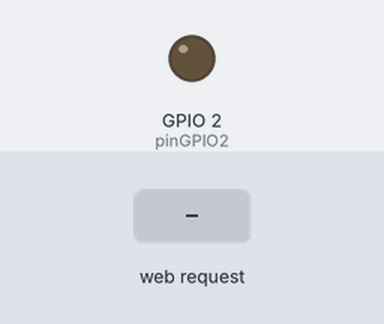
A sketch run on a simulated ESP8266 (NodeMCU). Shown: output pins drawn as LEDs (lit = HIGH). Inputs (shaded band) come from the test bench. WiFi joins after 1.5 s; servers stay silent unless stated; what the sketch prints to the serial monitor is not drawn.

Above: at 2.7 s.
2.8 s: HTTP request GET /DOOR=OPEN received
At 3.8 s:
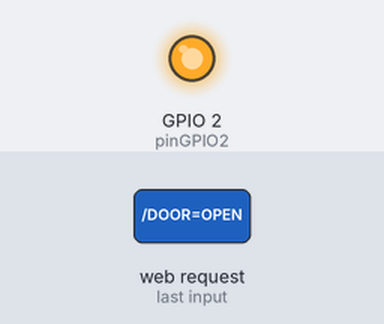
4.3 s: HTTP request GET /DOOR=CLOSE received
At 4.9 s:
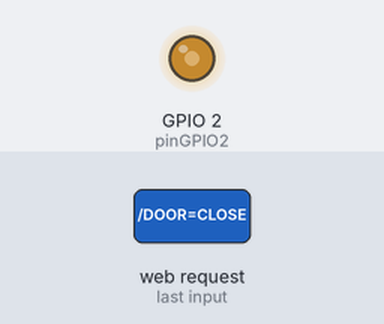
5.8 s: HTTP request GET /DOOR=OPEN received
At 6.1 s:
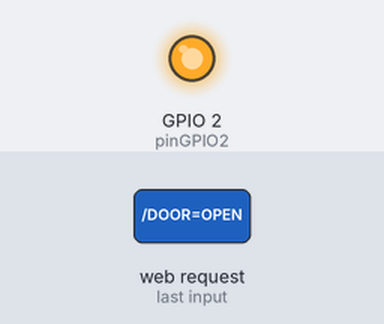
7.3 s: HTTP request GET /DOOR=OFF received
At 8.4 s:
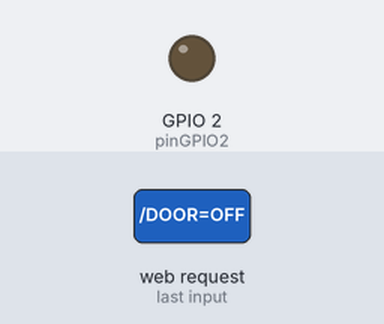
Timing chart, 0 to 9.8 s (numbered marks = the images above; inputs shaded):
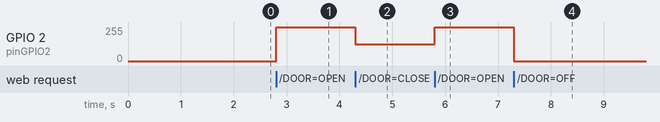

The sketch:

chickengate.ino
```cpp
// (licence header left out)
// Include the ESP8266 Library
#include <ESP8266WiFi.h>

String codeVersion = "ChickenGate Version 0.000 - FabFarm";

// WiFi Router Login
const char* SSID = "fabfarm-ele-container";
const char* password = "imakestuff";

// Setup GPIO2 for LED TEST
int pinGPIO2 = 2; // To control LED
int doorStatus = 0; //0=off,1=Open,2=Close

// Create the Web Server
WiFiServer WebServer(80);
// Web Client
WiFiClient client;

void setup() {
  Serial.begin(115200);
  delay(10);
  Serial.println();
  Serial.println();
  Serial.println(codeVersion);

  // Setup the GPIO2 LED Pin
  pinMode(pinGPIO2, OUTPUT);
  digitalWrite(pinGPIO2, LOW);
  doorStatus = 0;

  // Connect to WiFi network
  Serial.println();
  WiFi.disconnect();
  WiFi.mode(WIFI_STA);
  Serial.print("Connecting to ");
  Serial.println(SSID);
  WiFi.begin(SSID, password);

  while (WiFi.status() != WL_CONNECTED) {
    delay(500);
    Serial.print(".");
  }
  Serial.println("");
  Serial.println("Connected to WiFi");

  // Start the Web Server
  WebServer.begin();
  Serial.println("Web Server started");

  // Print the IP address
  Serial.print("You can connect to the ESP8266 at this URL: ");
  Serial.print("http://");
  Serial.print(WiFi.localIP());
  Serial.println("/");
}

void loop() {
  // Check if a user has connected
  client = WebServer.available();
  if (!client) {//restart loop
    return;
  }

  // Wait until the user sends some data
  Serial.println("New User");
  while (!client.available()) {
    delay(1);
  }

  // Read the first line of the request
  String request = client.readStringUntil('\r\n');
  Serial.println(request);
  client.flush();

  // Process the request:
  if (request.indexOf("/DOOR=OPEN") != -1) {
    analogWrite(pinGPIO2, 1023);
    doorStatus = 1;
  }
  if (request.indexOf("/DOOR=OFF") != -1) {
    analogWrite(pinGPIO2, 0);
    doorStatus = 0;
  }
  if (request.indexOf("/DOOR=CLOSE") != -1) {
    analogWrite(pinGPIO2, 512);
    doorStatus = 2;
  }

  // Return the response
  client.println("HTTP/1.1 200 OK");
  client.println("Content-Type: text/html; charset=UTF-8");
  client.println("");
  client.println("<!DOCTYPE HTML>");
  client.println("<html>");
  client.println("<head>");
  client.println("<title>Chicken Gate</title>");
  client.println("</head>");
  client.println("<body>");
  client.println("<a href=\"/\">Refresh Status</a>");
  client.println("</br></br>");

  //check the LED status
  if (doorStatus == 0) {
    client.print("Door is not moving</br>");
    client.println("<a href=\"/DOOR=OPEN\">Open the door</a></br>");
    client.println("<a href=\"/DOOR=CLOSE\">Close the door</a></br>");
  } else if (doorStatus == 1) {
    client.print("Door is opening</br>");
    client.println("<a href=\"/DOOR=OFF\">Stop move the door</a></br>");
    client.println("<a href=\"/DOOR=CLOSE\">Close the door</a></br>");
  } else if (doorStatus == 2) {
    client.print("Door is Closing</br>");
    client.println("<a href=\"/DOOR=OFF\">Stop move the door</a></br>");
    client.println("<a href=\"/DOOR=OPEN\">Open the door</a></br>");
  }

  client.println("</br>");
  client.println("</body>");
  client.println("</html>");

  delay(1);
  Serial.println("User disconnected");
  Serial.println("");

}
```

Measured:
- after the input at 2.8 s, GPIO 2 (pinGPIO2): 0/255 → 255/255 at once
- after the input at 4.3 s, GPIO 2 (pinGPIO2): 255/255 → 127/255 at once
- after the input at 5.8 s, GPIO 2 (pinGPIO2): 127/255 → 255/255 at once
- after the input at 7.3 s, GPIO 2 (pinGPIO2): 255/255 → 0/255 at once
